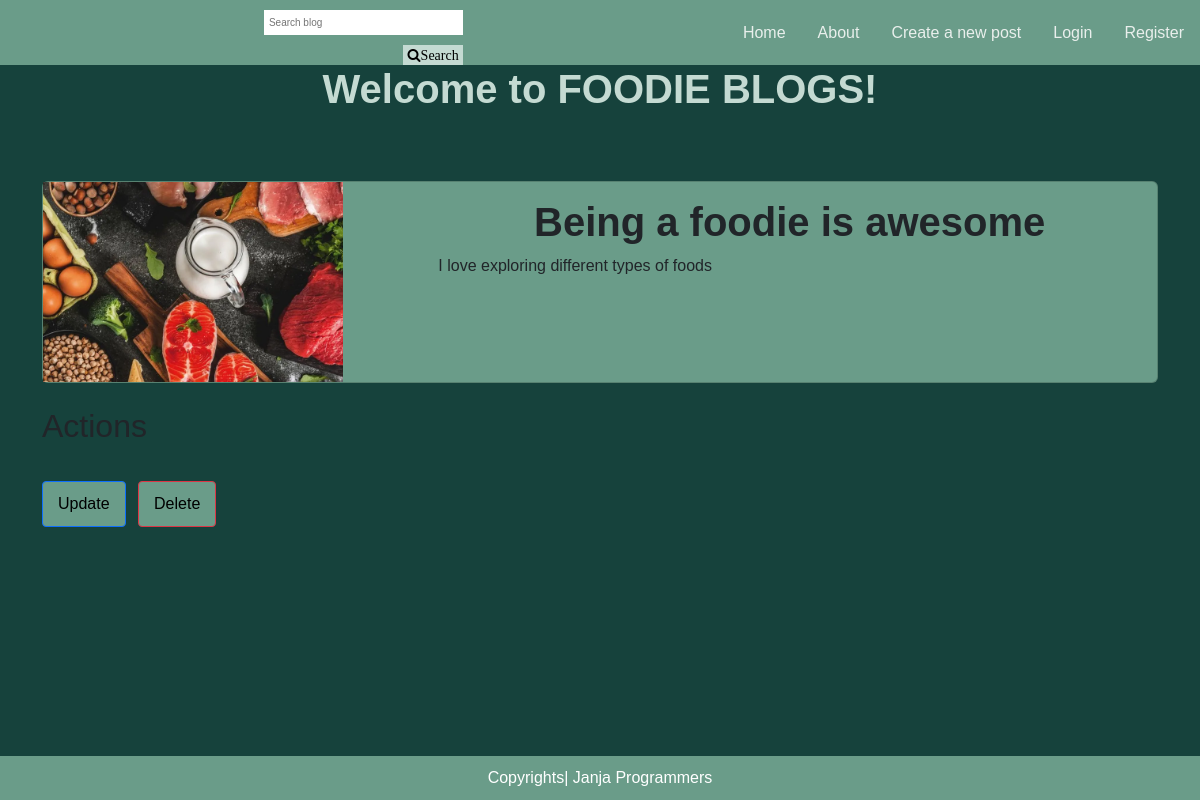
Screenshot of /detail/9/ with the database file from the repository.
### blog/models.py (models this page shows)
class Post(models.Model):
    title=models.CharField(max_length=100)
    content=models.TextField(max_length=600)
    author=models.CharField(max_length=100)
    date_created =models.DateField()
    image=models.ImageField(upload_to='images',blank=True,null=True)

### blog/views.py (the view)
# urls.py: path('detail/<int:id>/',post_detail,name='detail'),
def post_detail(request,id):
    post=get_object_or_404(Post,id=id)
    return render(request,'blog/detail.html',{'post':post})

### blog/templates/blog/detail.html
{% extends 'base.html' %} {% block content %} {% load static %}
<section class="vh-110 gradient-custom-2">
  <div class="container py-5">
   <div class="row">
   <div class="col-12">
   <div class="card" style="background-color:#6A9C89">
   <div class="row -0">
   <div class="col-md-4">
  <img src="{{ post.image.url }}" class="image" alt="Post Image" style="max-width: 300px;">
  </div>
  <div class="col-md-8">
   <div class="card-body"  >
    <h1 class="card-title">{{ post.title }}</h1>
    <p class="card-text">{{ post.content }}</p>
     </div>
</div>
</div>
</div>
</div>
<div class="mt-4">
    <h2 class="mb-3">Actions</h2>
    <a href="{% url 'update' post.id %}" class="btn btn-primary me-2">Update</a>
    <a href="{% url 'delete' post.id %}" class="btn btn-danger me-2">Delete</a>
</div>
  </div>
</section>
{% endblock content %}

### assets/css/index.css (style rules this page uses)
body { background-color:#16423C; font-family: sans-serif; }
h1 { font-family: sans-serif; text-align: center; color: #C4DAD2; margin-bottom: 20px; font-weight:bolder; }
.btn-danger { display:inline-block; margin-top: 20px; background-color: #6A9C89; color: black; padding: 10px 15px; border-radius: 4px; text-align: center; text-decoration: none; }
.btn-primary { display:inline-block; margin-top: 20px; background-color: #6A9C89; color: black; padding: 10px 15px; border-radius: 4px; text-align: center; text-decoration: none; }
.image { width:100%; height:200px; object-fit:cover; display:block; }

### rows the page displays
Post: image (picture), title "Being a foodie is awesome", content "I love exploring different types of foods"
